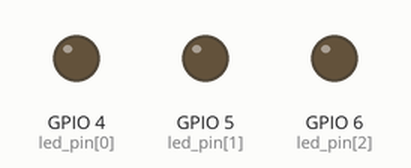
Simulated run of this program. Board: Raspberry Pi (BCM pin numbers). Parts: output pins drawn as LEDs (lit = HIGH). Threads take turns every 2 ms.

Above: at 0.2 s.
At 1.7 s:
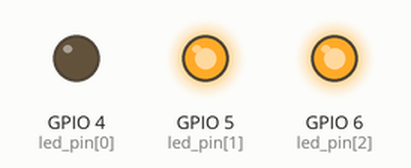
At 4.1 s:
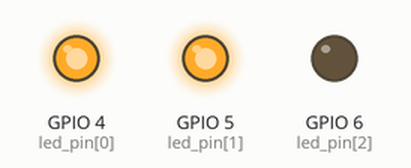
At 5.7 s:
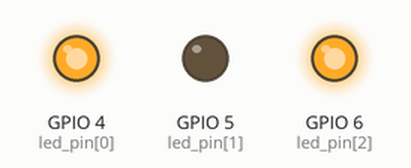
At 6.3 s:
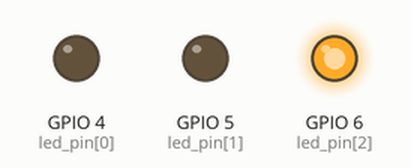
At 7.9 s:
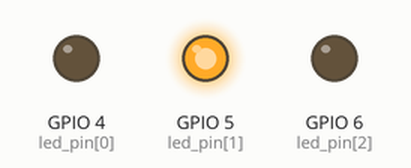
Timing chart, 0 to 8.6 s (numbered marks = the images above):
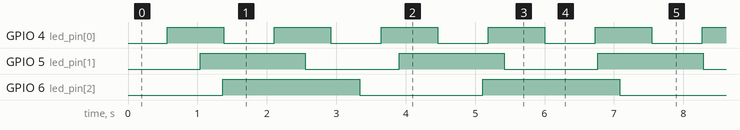

The program:

challenge142.py
```python
import queue
import threading
import time
import RPi.GPIO as GPIO


#핀설정
led_pin=[4,5,6]
sw_pin=[12,13,14,15]
motor_pin=[20,21,22,23]
buzzer_pin=18


#모드 설정
GPIO.setmode(GPIO.BCM)
for i in led_pin:
    GPIO.setup(i,GPIO.OUT)
    GPIO.output(i,GPIO.HIGH)


def LED_dimmer(color,sec):                           ## led가 점점 밝아지는 함수
    t_high=0
    cnt=0
    while True:

        GPIO.output(led_pin[color],True)
        time.sleep(0.012-t_high)
        GPIO.output(led_pin[color],False)
        time.sleep(t_high)
        t_high+=(0.01/(sec*100))
        if t_high>0.01:                       ##만약 time.sleep 함수의 인자가 음수라면 에러가 발생함으로 0.01보다 커질시 0.01로 변환
            t_high=0.01
        cnt+=1
        if cnt==sec*100:
            break
def LED_brighter(color,sec):
    t_high=0
    cnt=0
    while True:
        GPIO.output(led_pin[color],True)
        time.sleep(t_high)
        GPIO.output(led_pin[color],False)
        time.sleep(0.01-t_high)
        t_high+=(0.01/(sec*100))
        if t_high>0.01:                         ##만약 time.sleep 함수의 인자가 음수라면 에러가 발생함으로 0.01보다 커질시 0.01로 변환
            t_high=0.01
        cnt+=1
        if cnt==(sec*100):
            break


flag_exit = False

def t1():
        while True:
            LED_brighter(1,1.3)
            LED_dimmer(1,1.3)

            if flag_exit:
                break
def t2():
        while True:
            LED_brighter(2,1.7)
            LED_dimmer(2,1.7)


            if flag_exit:
                break

thread1 = threading.Thread(target=t1)
thread2 = threading.Thread(target=t2)
thread1.start()
thread2.start()


try:
    key_input=1
    br=1
    while True:

            LED_brighter(0,0.7)
            LED_dimmer(0,0.7)


except KeyboardInterrupt:
    pass


flag_exit = True

thread1.join()
thread2.join()
GPIO.cleanup()
```

Measured:
- by itself, GPIO 4 (led_pin[0]): alternates HIGH for 0.82 s and LOW for 0.72 s
- by itself, GPIO 5 (led_pin[1]): alternates HIGH for 1.5 s and LOW for 1.3 s
- by itself, GPIO 6 (led_pin[2]): alternates HIGH for 2.0 s and LOW for 1.8 s
